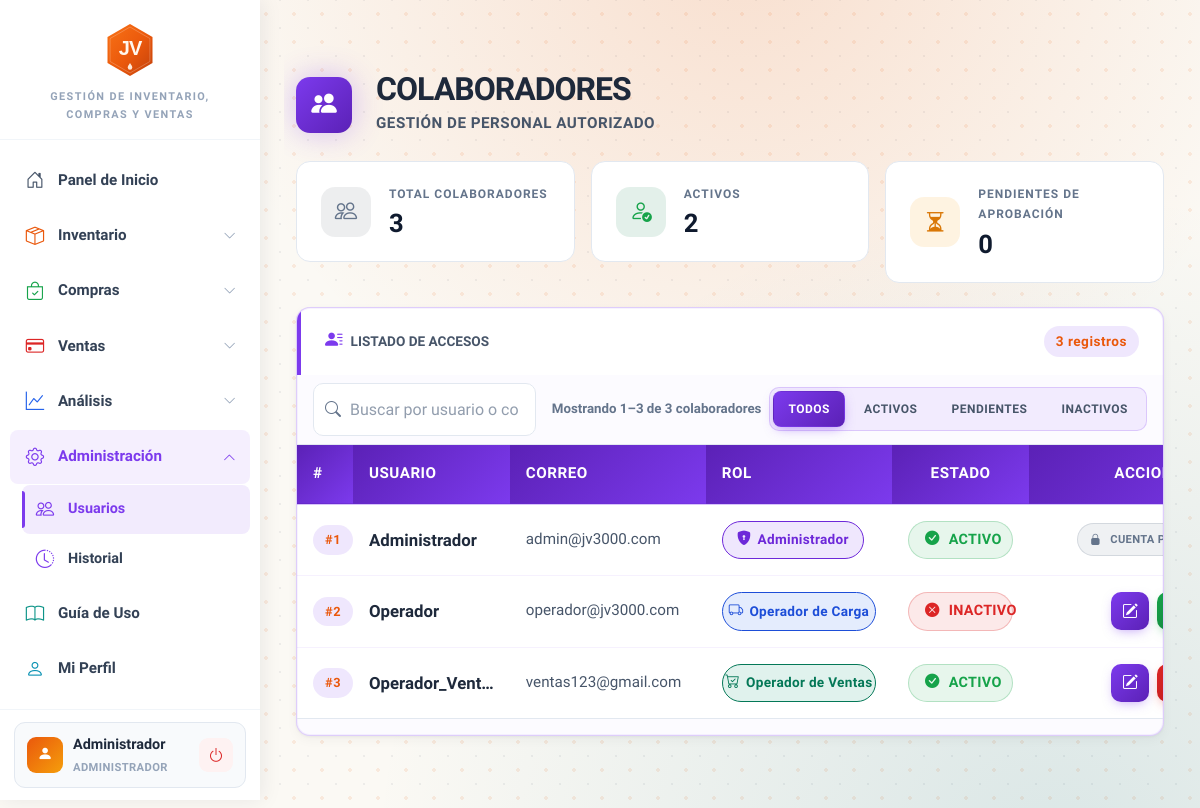
Before: /index.php?url=usuarios (signed in) with the older database file.
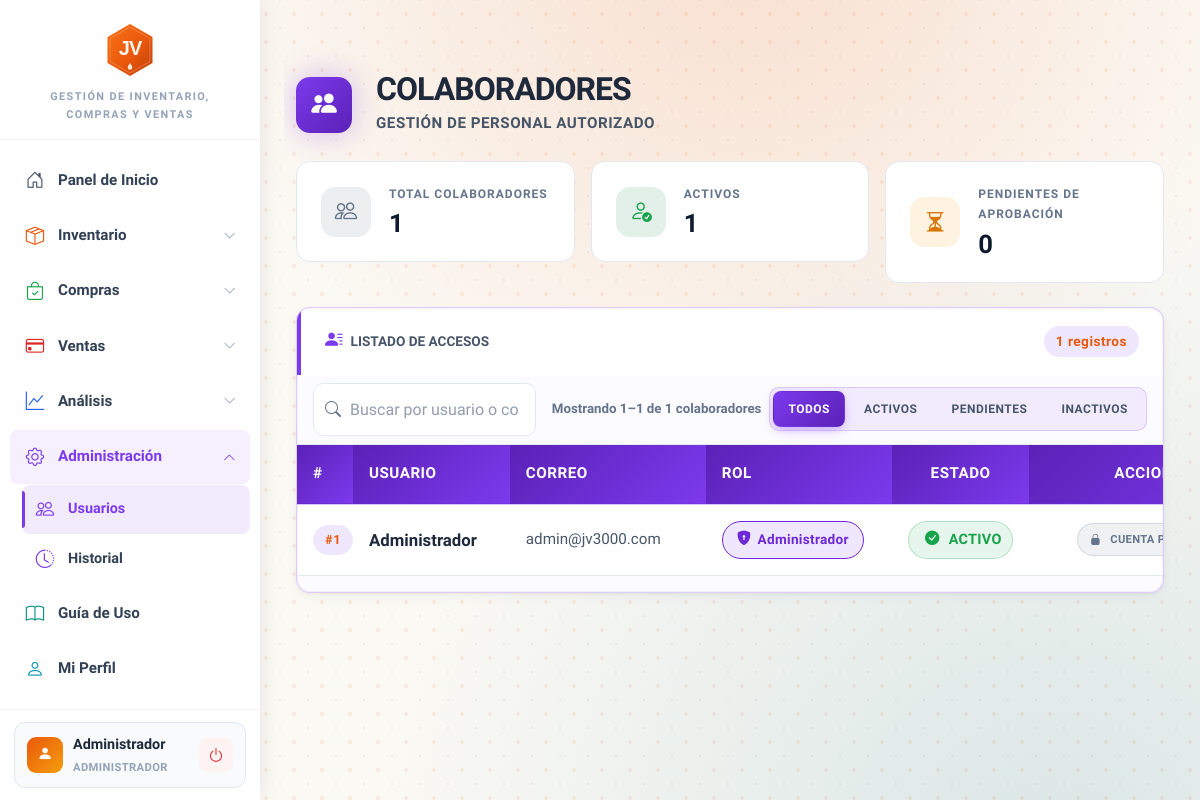
After: the same page with the newer database file.
### tables this page shows
CREATE TABLE `usuarios` (
  `id_usuario` int(11) NOT NULL AUTO_INCREMENT,
  `usuario` varchar(20) NOT NULL,
  `correo` varchar(100) NOT NULL,
  `password` varchar(255) NOT NULL,
  `password_check` varchar(64) DEFAULT NULL COMMENT 'SHA-256 de password en minúsculas para detección de duplicados',
  `id_rol` int(11) DEFAULT NULL,
  `status` enum('Activo','Inactivo') NOT NULL DEFAULT 'Activo',
  `aprobado` tinyint(1) DEFAULT 0 COMMENT '0=Pendiente, 1=Aprobado',
  `pregunta_seguridad` varchar(200) DEFAULT NULL,
  `respuesta_seguridad` varchar(255) DEFAULT NULL,
  `pin_emergencia` varchar(60) DEFAULT NULL COMMENT 'bcrypt hash de PIN 6 digitos de emergencia',
  PRIMARY KEY (`id_usuario`),
  UNIQUE KEY `idx_user` (`usuario`),
  UNIQUE KEY `idx_email` (`correo`),
  KEY `fk_rol` (`id_rol`),
  CONSTRAINT `fk_usuarios_rol` FOREIGN KEY (`id_rol`) REFERENCES `roles` (`id_rol`)
);

CREATE TABLE `roles` (
  `id_rol` int(11) NOT NULL AUTO_INCREMENT,
  `nombre_rol` varchar(50) NOT NULL,
  `descripcion` varchar(255) DEFAULT NULL,
  `created_at` timestamp NOT NULL DEFAULT current_timestamp(),
  PRIMARY KEY (`id_rol`),
  UNIQUE KEY `idx_nombre_rol` (`nombre_rol`)
);

### controllers/UsuariosController.php (called while the page is built, shortened)
<?php
class UsuariosController extends Controller
{
    public function index(): void
    {
        $modelo = new Usuario();
        $this->view('usuarios/index', [
            'titulo'        => 'Colaboradores | JV3000 C.A.',
            'wrapper_class' => 'usuarios-page',
            'css_extra'     => ['dashboard/usuarios.css'],
            'js_extra'      => ['dashboard/usuarios.js'],
            'roles_lista'   => $modelo->listarRoles(),
            'usuarios'      => $modelo->listar(),
            'total_users'   => $modelo->total(),
            'activos'       => $modelo->totalActivos(),
            'pendientes'    => $modelo->totalPendientes(),
            'flash'         => $this->consumeFlash(),
            'csrf'          => Security::generateToken(),
            'id_propio'     => (int)($_SESSION['id_usuario'] ?? 0),
        ]);
    }
}

### core/Router.php (called while the page is built, shortened)
<?php
class Router
{
    public static function dispatch(string $url): void
    {
        $action = 'index';
        $params = [];
        $controller = new $controllerName();
        call_user_func_array([$controller, $action], $params);
    }
}

### index.php (called while the page is built, shortened)
<?php
$url = trim($_GET['url'] ?? '', '/');
Router::dispatch($url);

### includes/Database.php (called while the page is built, shortened)
<?php
class Database
{
    private ?mysqli $conn = null;
    public function connect(string $host, string $user, string $pass, string $db, int $port = 3306): void
    {
        $this->conn = new mysqli($host, $user, $pass, $db, $port);
        $this->conn->set_charset('utf8mb4');
        $this->conn->autocommit(true);
    }
    public function execute(string $sql, array $params = []): mysqli_stmt
    {
        $stmt = $this->conn->prepare($sql);
        if (!empty($params)) {
            $types = '';
            $bindValues = [];
            foreach ($params as $p) {
                if (is_int($p)) {
                    $types .= 'i';
                } elseif (is_float($p)) {
                    $types .= 'd';
                } elseif (is_null($p)) {
                    $types .= 's';
                    $p = null;
                } else {
                    $types .= 's';
                }
                $bindValues[] = $p;
            }
            if (!empty($bindValues)) {
                $stmt->bind_param($types, ...$bindValues);
            }
        }
        if (!$stmt->execute()) {
            throw new RuntimeException('Error ejecutando consulta: ' . $stmt->error);
        }
        return $stmt;
    }
    public function fetchAll(string $sql, array $params = []): array
    {
        $stmt = $this->execute($sql, $params);
        $result = $stmt->get_result();
        $rows = $result->fetch_all(MYSQLI_ASSOC);
        return $rows;
    }
}

### models/Usuario.php (called while the page is built, shortened)
<?php
class Usuario extends Model
{
    public function listar(): array
    {
        return $this->db->fetchAll(
            "SELECT u.id_usuario, u.usuario, u.correo, u.id_rol, r.nombre_rol,
                    u.status, COALESCE(u.aprobado, 1) as aprobado, u.pregunta_seguridad
             FROM usuarios u
             LEFT JOIN roles r ON u.id_rol = r.id_rol
             ORDER BY u.usuario ASC"
        );
    }
}

### views/usuarios/index.php (the view, shortened to what the changed rows need)
<div class="pagina-usuarios">
    <div class="container py-5">
        <div class="d-flex align-items-center gap-4 mb-4">
            <div class="user-header-icon">
                <i class="bi bi-people-fill"></i>
            </div>
            <div>
                <h1 class="module-title">COLABORADORES</h1>
                <p class="module-subtitle">Gestión de Personal Autorizado</p>
            </div>
        </div>
        <div class="row g-3 mb-4">
            <div class="col-md-4">
                <div class="widget-card">
                    <div class="widget-icon" style="background:rgba(108,117,125,0.12);color:var(--jv-text-muted);">
                        <i class="bi bi-people"></i>
                    </div>
                    <div>
                        <div class="widget-label">Total Colaboradores</div>
                        <div class="widget-value"><?php echo $total_users; ?></div>
                    </div>
                </div>
            </div>
            <div class="col-md-4">
                <div class="widget-card">
                    <div class="widget-icon" style="background:rgba(25,135,84,0.12);color:var(--jv-success);">
                        <i class="bi bi-person-check"></i>
                    </div>
                    <div>
                        <div class="widget-label">Activos</div>
                        <div class="widget-value"><?php echo $activos; ?></div>
                    </div>
                </div>
            </div>
            <div class="col-md-4">
                <div class="widget-card">
                    <div class="widget-icon" style="background:rgba(245,158,11,0.12);color:var(--jv-warning);">
                        <i class="bi bi-hourglass-split"></i>
                    </div>
                    <div>
                        <div class="widget-label">Pendientes de Aprobación</div>
                        <div class="widget-value"><?php echo $pendientes; ?></div>
                    </div>
                </div>
            </div>
        </div>
        <div class="card-jv p-0 overflow-hidden">
            <div class="header-card d-flex align-items-center gap-2">
                <i class="bi bi-person-lines-fill" style="color:#7c3aed;"></i>
                <span class="fw-bold small text-secondary text-uppercase">Listado de Accesos</span>
                <span class="codigo-badge ms-auto"><?php echo $total_users; ?> registros</span>
            </div>
            <div class="buscador-usu d-flex align-items-center gap-2 px-3 py-2 flex-wrap">
                <div class="usu-search">
                    <input type="text" class="input-jv" id="buscarUsuario" placeholder="Buscar por usuario o correo..." onkeyup="aplicarBusquedaUsuarios()" aria-label="Buscar colaborador">
                </div>
                <span class="contador-usuarios small ms-2" id="contadorUsuarios"> </span>
                <div class="filter-group-usu ms-auto">
                    <button type="button" class="btn-filter-usu active" data-status-filtro="todos" onclick="setFiltroUsuarios(this)">Todos</button>
                    <button type="button" class="btn-filter-usu" data-status-filtro="activo" onclick="setFiltroUsuarios(this)">Activos</button>
                    <button type="button" class="btn-filter-usu" data-status-filtro="pendiente" onclick="setFiltroUsuarios(this)">Pendientes</button>
                    <button type="button" class="btn-filter-usu" data-status-filtro="inactivo" onclick="setFiltroUsuarios(this)">Inactivos</button>
                </div>
            </div>
            <div class="table-responsive">
                <table class="table-jv mb-0" id="tablaUsuarios">
                    <thead>
                        <tr>
                            <th style="width:52px;">#</th>
                            <th style="width:16%;">USUARIO</th>
                            <th style="width:20%;">CORREO</th>
                            <th style="width:19%;">ROL</th>
                            <th class="text-center" style="width:14%;">ESTADO</th>
                            <th class="text-center" style="width:230px;">ACCIONES</th>
                        </tr>
                    </thead>
                    <tbody id="cuerpoUsuarios">
                        <?php if (!empty($usuarios)): ?>
                            <?php foreach ($usuarios as $row):
                                $es_pendiente = ((int)$row['aprobado'] === 0) && ($row['id_rol'] === null);
                                if ($es_pendiente) {
                                    $estado_key  = 'pendiente';
                                    $estado_css  = 'badge-pendiente';
                                    $estado_icon = 'bi-hourglass-split';
                                    $estado_texto = 'PENDIENTE';
                                } elseif ($row['status'] == 'Activo') {
                                    $estado_key  = 'activo';
                                    $estado_css  = 'badge-success';
                                    $estado_icon = 'bi-check-circle-fill';
                                    $estado_texto = 'ACTIVO';
                                } else {
                                    $estado_key  = 'inactivo';
                                    $estado_css  = 'badge-danger';
                                    $estado_icon = 'bi-x-circle-fill';
                                    $estado_texto = 'INACTIVO';
                                } ?>
                                <tr class="usuario-fila <?php echo $es_pendiente ? 'fila-pendiente' : ''; ?>"
                                    data-id="<?php echo (int)$row['id_usuario']; ?>"
                                    data-usuario="<?php echo htmlspecialchars($row['usuario']); ?>"
                                    data-correo="<?php echo htmlspecialchars($row['correo'] ?? ''); ?>"
                                    data-rol="<?php echo (int)$row['id_rol']; ?>"
                                    data-status="<?php echo htmlspecialchars($row['status']); ?>"
                                    data-estado="<?php echo $estado_key; ?>">
                                    <td class="text-secondary small"><span class="codigo-badge">#<?php echo $row['id_usuario']; ?></span></td>
                                    <td class="fw-bold usuario-cell" data-tooltip="<?php echo htmlspecialchars($row['usuario']); ?>">
                                        <?php echo htmlspecialchars($row['usuario']); ?>
                                    </td>
                                    <td class="text-secondary correo-cell" data-tooltip="<?php echo htmlspecialchars($row['correo'] ?? 'Sin correo'); ?>"><?php echo htmlspecialchars($row['correo'] ?? 'N/A'); ?></td>
                                    <td>
                                        <?php
                                        $role_text = $row['nombre_rol'] ?? '';
                                        if ($row['id_rol'] == 1)      { $role_class = 'badge-rol-admin';  $role_icon = 'bi-shield-lock-fill'; }
                                        elseif ($row['id_rol'] == 2)  { $role_class = 'badge-rol-carga';  $role_icon = 'bi-truck'; }
                                        elseif ($row['id_rol'] == 3)  { $role_class = 'badge-rol-ventas'; $role_icon = 'bi-cart-check'; }
                                        else                          { $role_class = 'badge-rol-sinrol'; $role_icon = 'bi-person-slash'; $role_text = 'SIN ROL'; }
                                        ?>
                                        <span class="role-badge <?php echo $role_class; ?>" data-tooltip="<?php echo htmlspecialchars($role_text); ?>"><i class="bi <?php echo $role_icon; ?>"></i><?php echo htmlspecialchars($role_text); ?></span>
                                    </td>
                                    <td class="text-center">
                                        <span class="badge-jv <?php echo $estado_css; ?>"><i class="bi <?php echo $estado_icon; ?> me-1"></i><?php echo $estado_texto; ?></span>
                                    </td>
                                    <td class="text-center">
                                        <?php if ($row['id_usuario'] == $id_propio): ?>
                                            <span class="badge-jv badge-secondary" style="font-size:.7rem;padding:6px 12px;"><i class="bi bi-lock-fill me-1"></i>CUENTA PRINCIPAL</span>
                                        <?php else: ?>
                                            <div class="acciones-usuario">
                                                <button type="button" class="btn-accion btn-editar" data-tooltip="Editar colaborador" onclick="abrirEdicion(this)">
                                                    <i class="bi bi-pencil-square"></i>
                                                </button>
                                                <?php if ($row['status'] == 'Activo'): ?>
                                                    <button type="button" class="btn-accion btn-suspender" data-tooltip="Suspender acceso" onclick="confirmarToggle(<?php echo (int)$row['id_usuario']; ?>, <?php echo htmlspecialchars(json_encode($row['usuario'], JSON_HEX_TAG | JSON_HEX_AMP | JSON_HEX_APOS | JSON_HEX_QUOT), ENT_QUOTES, 'UTF-8'); ?>, 'suspender')">
                                                    </button>
                                                <?php else: ?>
                                                    <button type="button" class="btn-accion btn-reactivar" data-tooltip="Reactivar acceso" onclick="confirmarToggle(<?php echo (int)$row['id_usuario']; ?>, <?php echo htmlspecialchars(json_encode($row['usuario'], JSON_HEX_TAG | JSON_HEX_AMP | JSON_HEX_APOS | JSON_HEX_QUOT), ENT_QUOTES, 'UTF-8'); ?>, 'activar')">
                                                    </button>
                                                <?php endif; ?>
                                            </div>
                                        <?php endif; ?>
                                    </td>
                                </tr>
                            <?php endforeach; ?>
                        <?php endif; ?>
                    </tbody>
                </table>
            </div>
            <div class="paginacion-footer d-flex align-items-center justify-content-between flex-wrap gap-2 px-3 py-2">
            </div>
        </div>
    </div>
</div>

Changed rows visible on the page:
removed usuarios: id_usuario "2", usuario "Operador", correo "operador@jv3000.com", id_rol.nombre_rol "Operador de Ca…", estado_texto "INACTIVO", status "Inactivo" (drawn)
removed usuarios: id_usuario "3", usuario "Operador_Vent…", correo "ventas123@gmail.com", id_rol.nombre_rol "Operador de Ve…", estado_texto "ACTIVO"
Other visible differences:
$total_users: "3" → "1"
$activos: "2" → "1"
text written by a page script: "Mostrando 1–3 de 3 colaboradores" → "Mostrando 1–1 de 1 colaboradores"
